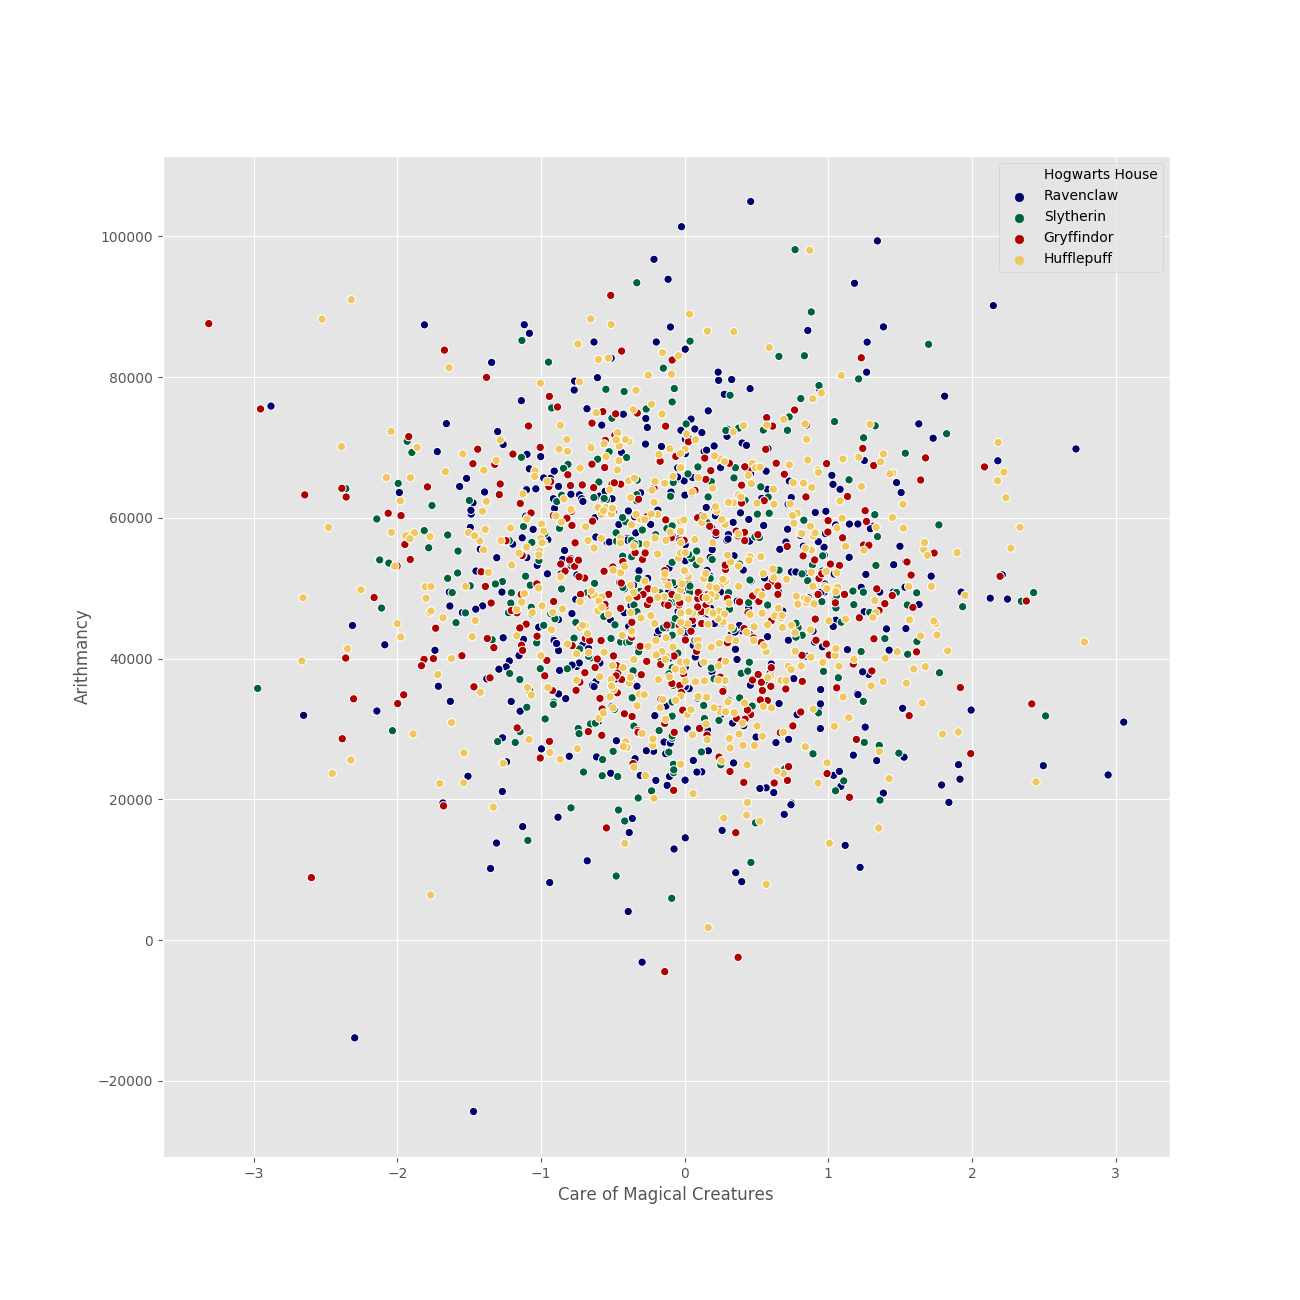

Recreate this plot in Python.
#!/usr/bin/env python3

import sys
import argparse
import numpy as np
import pandas as pd
import matplotlib.pyplot as plt
import seaborn as sns

def ft_argparser():

	parser = argparse.ArgumentParser()
	parser.add_argument("data_file", type=str, help="csv file containing the data to analyze")
	args = parser.parse_args()
	return args


def draw_scatterplot(df):
	plt.style.use('ggplot')
	fig = plt.figure(num='Similar features', figsize=(13,13))
	ax = plt.subplot(111)
	colors = {'Ravenclaw': '#00006d', 'Slytherin': '#00613e', 'Gryffindor': "#ae0001", 'Hufflepuff': '#f0c75e'}
	sns.scatterplot(x="Care of Magical Creatures", y="Arithmancy", hue='Hogwarts House', palette=colors, data=df, ax=ax)
	ax.legend(loc="upper right")
	plt.savefig('scatter_plot.png')
	plt.show()
	return None


def ft_fill_nan(df):
	houses = ['Ravenclaw', 'Slytherin', 'Gryffindor', 'Hufflepuff']
	list_df = []
	for h in houses:
		list_df.append(df[df['Hogwarts House'] == h].fillna(df[df['Hogwarts House'] == h].mean()))
	return pd.concat(list_df)


def main(args):

	try:
		df = pd.read_csv(args.data_file)
	except Exception as e:
		print(f"Please specify a correct file.\n{e}")
		sys.exit(0)
	df = df.drop(labels='Index', axis=1)
	df = ft_fill_nan(df)
	draw_scatterplot(df)
	return None


if __name__ == "__main__":
	args = ft_argparser()
	main(args)
